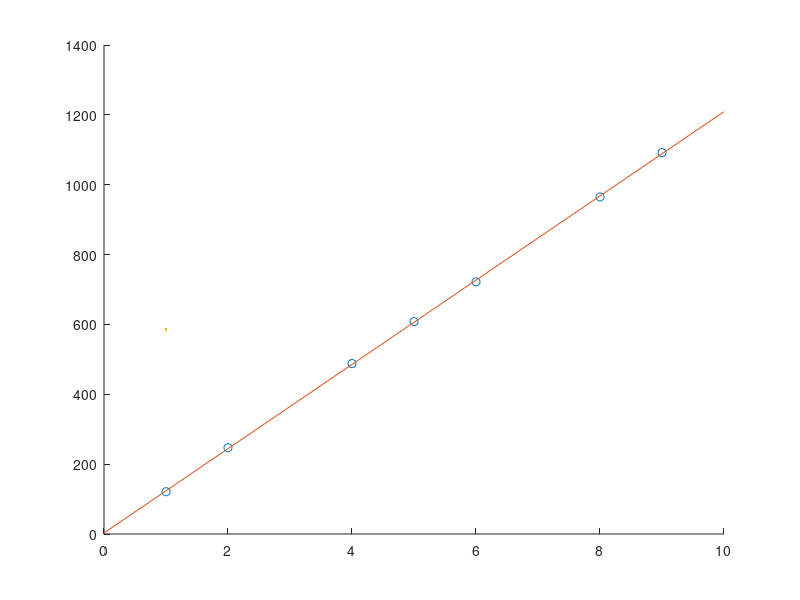

MATLAB code to generate this figure:
clc, close all, clear
% linearity measure 10 cups is 1201 thus 1 cup is about 120
weights = [16 160 426 813 1320 1887 2642 3508 4496 5601];
weights_zero_delay =         [17 149 404 509 1002 1618 2244 3096 4071 4292];
weights_negative_200_delay = [16 137 380 746 1233 1838 2562 3408 4368 4643];
weights_negative_150_delay = [14 135 382 446 934  1542 2264 2322 3287 4379];

lin = diff(weights_negative_150_delay);
lin_x = [1 2 4 5 6 8 9];
lin = lin(lin_x);

a = polyfit(lin_x, lin, 1);

hold on
plot(lin_x, lin, 'o');
plot(0:10, a(1)*(0:10)+a(2))


%%
clc, close all, clear 
repeated_7 = [3 971 1462 2399 2811 3746 4713 5680];
repeated_7 = [3 968 1925 2870];
repeated_7 = [3 589 ];
plot(diff(repeated_7))
